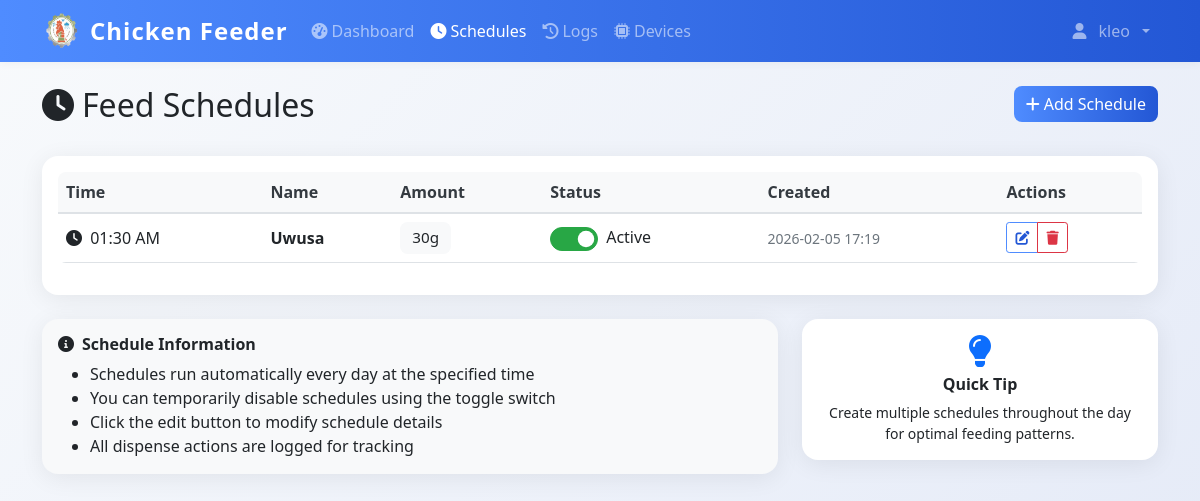
Before: /schedules (signed in) with the older database file.
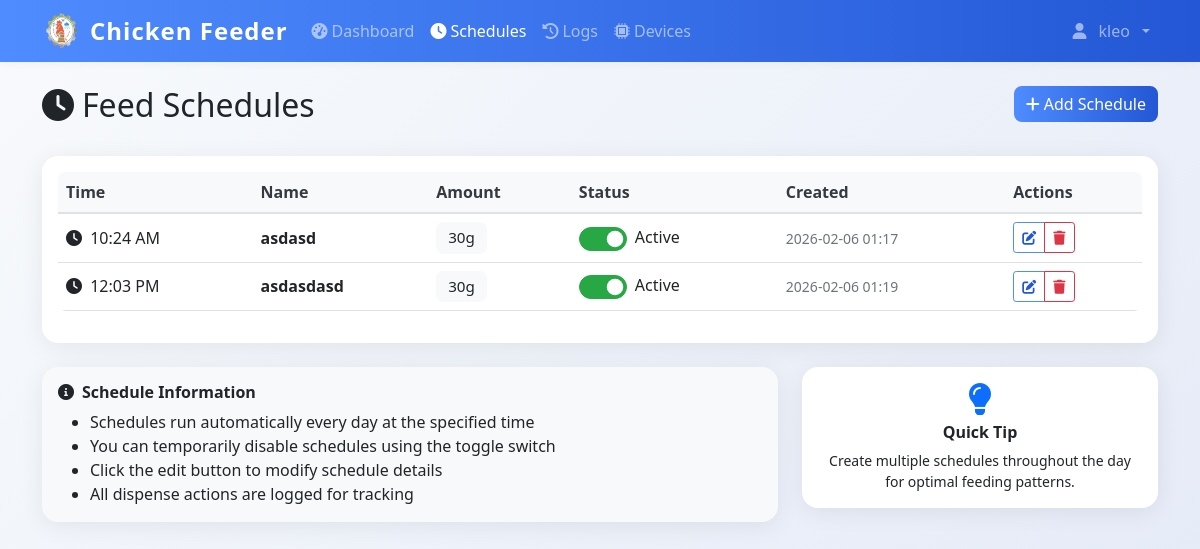
After: the same page with the newer database file.
### models.py (models this page shows)
class FeedSchedule(db.Model):
    id = db.Column(db.Integer, primary_key=True)
    name = db.Column(db.String(100), nullable=False)
    feed_time = db.Column(db.Time, nullable=False)
    amount_grams = db.Column(db.Integer, nullable=False)
    is_active = db.Column(db.Boolean, default=True)
    created_by = db.Column(db.Integer, db.ForeignKey('user.id'), nullable=False)
    created_at = db.Column(db.DateTime, default=datetime.utcnow)
    user = db.relationship('User', backref=db.backref('schedules', lazy=True))

### app.py (the view)
@app.route('/schedules')
@login_required
def schedules():
    schedules = FeedSchedule.query.filter_by(created_by=current_user.id).order_by(FeedSchedule.feed_time).all()
    return render_template('schedules.html', schedules=schedules)

### app.py (called while the page is built)
@login_manager.user_loader
def load_user(user_id):
    return db.session.get(User, int(user_id))

@app.context_processor
def inject_datetime():
    return {'datetime': datetime}

@app.before_request
def restrict_admin_from_user_pages():
    if current_user.is_authenticated and getattr(current_user, 'is_admin', False):
        admin_paths = ['/admin', '/admin/', '/admin/dashboard', '/admin/config', '/admin/create', '/admin/feed-ratio']
        if not any(request.path.startswith(p) for p in admin_paths):
            if not request.path.startswith('/static') and not request.path.startswith('/logout'):
                return redirect(url_for('admin.dashboard'))

### templates/schedules.html (shortened to what the changed rows need)
{% extends "base.html" %}
{% block content %}
<div class="container mt-4">
    <div class="row mb-4">
        <div class="col">
            <h1 class="h2">
                <i class="fas fa-clock me-2"></i>Feed Schedules
            </h1>
        </div>
    </div>
    <div class="card">
        <div class="card-body">
            {% if schedules %}
            <div class="table-responsive">
                <table class="table table-hover">
                    <thead>
                        <tr>
                            <th>Time</th>
                            <th>Name</th>
                            <th>Amount</th>
                            <th>Status</th>
                            <th>Created</th>
                            <th>Actions</th>
                        </tr>
                    </thead>
                    <tbody>
                        {% for schedule in schedules %}
                        <tr id="schedule-{{ schedule.id }}">
                            <td>
                                <i class="fas fa-clock me-1"></i>
                                {{ schedule.feed_time.strftime('%I:%M %p') }}
                            </td>
                            <td>
                                <strong>{{ schedule.name }}</strong>
                            </td>
                            <td>
                                <span class="badge bg-light text-dark">{{ schedule.amount_grams }}g</span>
                            </td>
                            <td>
                                <div class="form-check form-switch d-flex align-items-center gap-2">
                                    <input class="form-check-input" type="checkbox"
                                        id="toggle-{{ schedule.id }}"
                                        {% if schedule.is_active %}checked{% endif %}
                                        onchange="toggleSchedule(this)" data-id="{{ schedule.id }}">
                                    <label class="form-check-label" for="toggle-{{ schedule.id }}">
                                        <span id="status-text-{{ schedule.id }}">
                                            {% if schedule.is_active %}Active{% else %}Inactive{% endif %}
                                        </span>
                                    </label>
                                </div>
                            </td>
                            <td>
                                <small class="text-muted">
                                    {{ schedule.created_at.strftime('%Y-%m-%d %H:%M') }}
                                </small>
                            </td>
                            <td>
                                <div class="btn-group btn-group-sm">
                                    <a class="btn btn-outline-primary"
                                       href="{{ url_for('edit_schedule', schedule_id=schedule.id) }}"
                                       title="Edit this schedule">
                                        <i class="fas fa-edit"></i>
                                    </a>
                                    <button class="btn btn-outline-danger"
                                            onclick="deleteSchedule(this)"
                                            data-id="{{ schedule.id }}"
                                            data-name="{{ schedule.name }}"
                                            title="Delete schedule">
                                        <i class="fas fa-trash"></i>
                                    </button>
                                </div>
                            </td>
                        </tr>
                        {% endfor %}
                    </tbody>
                </table>
            </div>
            {% endif %}
        </div>
    </div>
</div>
{% endblock %}

Changed rows visible on the page:
removed FeedSchedule: feed_time "01:30 AM", name "Uwusa", amount_grams "30", is_active "☑", shows "Active", created_at "2026-02-05 17:19"
added FeedSchedule: feed_time "10:24 AM", name "asdasd", amount_grams "30", is_active "☑", shows "Active", created_at "2026-02-06 01:17"
added FeedSchedule: feed_time "12:03 PM", name "asdasdasd", amount_grams "30", is_active "☑", shows "Active", created_at "2026-02-06 01:19"
